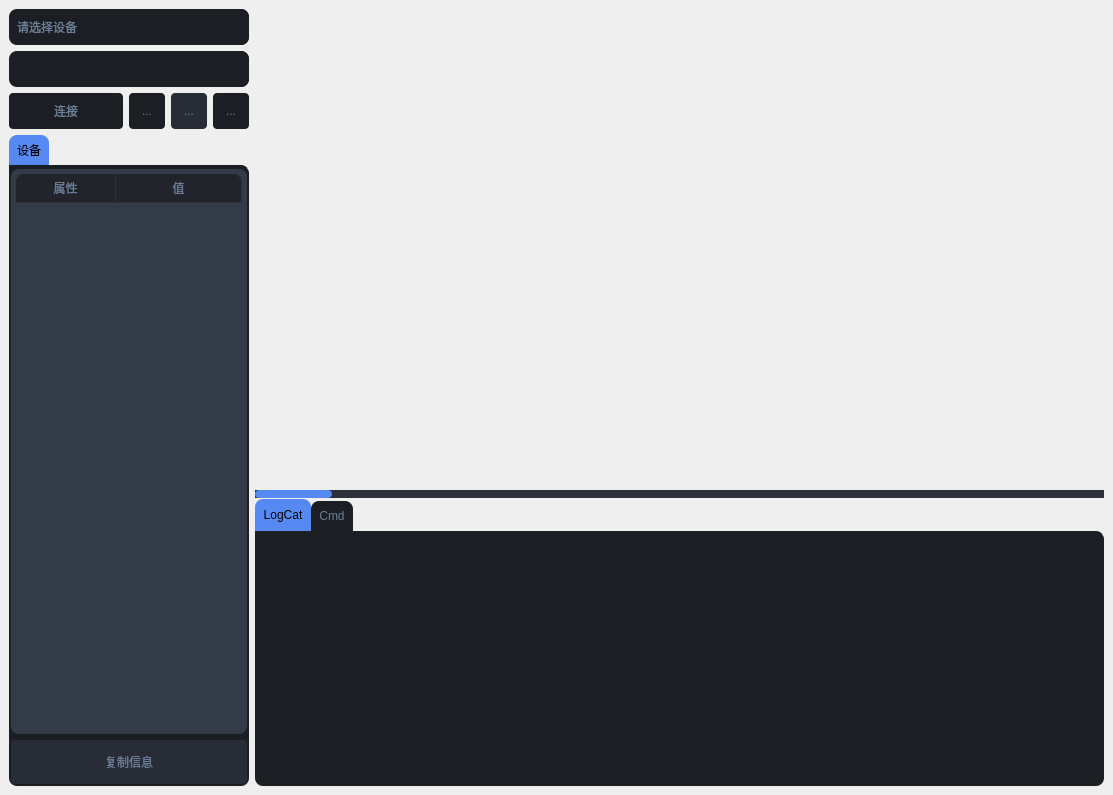
<?xml version="1.0" encoding="UTF-8"?>
<ui version="4.0">
 <class>Profiler</class>
 <widget class="QWidget" name="Profiler">
  <property name="geometry">
   <rect>
    <x>0</x>
    <y>0</y>
    <width>1113</width>
    <height>795</height>
   </rect>
  </property>
  <property name="windowTitle">
   <string>安卓性能</string>
  </property>
  <property name="windowIcon">
   <iconset resource="../../asset.qrc">
    <normaloff>:/icon_w/assets/svg_white/android.svg</normaloff>
    <normalon>:/icon_b/assets/svg_blue/android.svg</normalon>:/icon_w/assets/svg_white/android.svg</iconset>
  </property>
  <property name="toolTip">
   <string/>
  </property>
  <property name="styleSheet">
   <string notr="true">*{
    border-radius:8;
    color:#6c7c96;
}

#container {
background-color:#2c313c;
}

#left_menu_frame{
background-color:#1b1e23;
}

#title_bar_frame{
background-color:#343b48;
}

#status_bar_frame{
background-color:#343b48;
}

#content_frame{
background-color:#343b48;
}

#setting_frame {
background-color:#3c4454;
}

#left_column_frame {
background-color:#343b48;
}

/* 侧边菜单栏样式 */

#LeftMenu {
background-color: #005dfd;
}

#LeftMenu QPushButton {
background-color:#1b1e23;
height:40;
text-align:left;
padding-left:15;
padding-top:2;
padding-bottom:2;
color:#6b7884;
}

#LeftMenu QPushButton:hover{
background-color:#21252d;
}

#LeftMenu QPushButton:pressed{
background-color:#2c313c;
}

#LeftMenu QPushButton:checked{
background-color:#2c313c;
}

#LeftMenu QPushButton:focus{
border:none;
}


#LeftMenu #bottom{
border-top:1 solid #272c36;
border-radius: 0;
}

#LeftMenu #nav_menu {
border-top:1 solid #272c36;
border-radius: 0；
}

#LeftMenu #scrollArea,#scrollAreaWidgetContents_3{
background-color:#1b1e23;
border:none;
}

#LeftMenu #btn_toggle:checked{
background-color:#21252d;
}


/* 标题栏样式 */

#TitleBar #bg{
background-color:#343b48;
border-radius:8;
}

#TitleBar #logo {
border: 1px solid #3c4454;
padding-right:10px;
border-top:none;
border-bottom:none;
border-left:none;
margin-right:5px;
border-radius:0;
}

#TitleBar  #logo_title{
color:#77b3f1;
font-size:20px;
font-weight:bold;
}

#TitleBar  #lb_title{
font-size:14px;
color:#6c7c96;
}

#TitleBar  QToolButton{
background-color:#343b48;
border:none;
border-radius:4;
padding: 4;
}

#TitleBar QToolButton:hover,
#TitleBar QToolButton:checked{
background-color:#3c4454;
}


#TitleBar QToolButton:pressed{
background-color:#e2e9f7;
}

#TitleBar #tool{
border:1px solid #3c4454;
border-top:none;
border-bottom:none;
margin-right:5px;
border-radius:0;
}


#LeftColumn{
background-color:#343b48;
}

#LeftColumn #top{
background-color: #3c4454;
}

#leftColumn #icon{

}

#LeftColumn #title{
color:#6c7c96;
}

#LeftColumn QToolButton{
border:none;
padding:4;
background-color: #3c4454;
}

#LeftColumn #btn_close:hover{
background-color:#343b48;
}

#LeftColumn #btn_close:pressed{
background-color:#1b1e23;
}


/* 通用控件 */

QToolTip { 
color:#6b7884;
background-color: #1b1e23; 
border-left: 2px solid #4f9fee;
border-radius: 8px;
}

QGroupBox{
	border: 2px solid gray; 
    border-radius: 3px; 
    margin:10;
}

QGroupBox::title { 
    subcontrol-position: center top; /* position at the top left*/ 
	subcontrol-origin: border;
	margin-top:-20px;

}

/* Button */
QAbstractButton{
background-color:#1b1e23;
border:none;
border-radius:4;
padding: 4;
outline:none;
width:36;
height:36;
}

QAbstractButton:hover,
QAbstractButton:checked{
background-color:#21252d;
}


QAbstractButton:pressed{
background-color:#272c36;
}

QAbstractButton:disabled{
background-color: #272c36;
}

QAbstractButton:checked{
background-color:#568af2;
color:black;
}

QAbstractButton:focus{
border: 2px solid #568af2;
}

QAbstractButton[style~='success']:checked{
    background-color: #67c23a;
}
QAbstractButton[style~='warning']:checked{
    background-color: #e6a23c;
}
QAbstractButton[style~='danger']:checked{
    background-color: #f56c6c;
}
QAbstractButton[style~='info']:checked{
    background-color: #909399;
}


/* CheckBox */

QCheckBox::indicator{
    border:2px solid #6c7c96;
    border-radius: 2px;
    width:10px;
    height:10px;
    margin-left:8px;
}

QCheckBox::indicator:checked{
    border:2px solid black;
    image: url(:/icon/assets/svg/checkmark.svg);
}

QRadioButton::indicator{
    border:1px solid #6c7c96;
    background-color:#6c7c96;
    border-radius: 4px;
    width:10px;
    height:10px;
    margin-left:8px;
}

QRadioButton::indicator:checked{
    border:1px solid #fff;
    background-color:black;
}

/* TextEdit */
QPlainTextEdit,
QTextEdit,
QLineEdit{
    background-color: #1b1e23;
    padding:8px;
}

QPlainTextEdit:focus,
QTextEdit:focus,
QLineEdit:focus{
    border: 2px solid #568af2;
}

QPlainTextEdit:read-only,
QTextEdit:read-only,
QLineEdit:read-only{
    border:none;
}

/* ProgressBar */
QProgressBar{
    background-color: #1b1e23;
    text-align:center;
    font-weight: bold;
}

QProgressBar::chunk:horizontal{
    background-color: #4f9fee;
    border-radius: 8px;
    border-top-right-radius: 0;
    border-bottom-right-radius:0;
}
QProgressBar::chunk:vertical{
    background-color: #4f9fee;
    border-radius: 8px;
    border-top-left-radius: 0;
    border-top-right-radius:0;
}


/* ScrollBar */
QScrollBar:horizontal{
    background-color: #2c313c;
    border-radius: 0;
    border:none;
    max-height: 8px;
}

QScrollBar::handle:horizontal{
    background-color:#568af2;
    border-radius:4px;
    min-width: 25px;
}

QScrollBar::add-page:horizontal{
    background-color:none;
}
QScrollBar::sub-page:horizontal{
    background-color:none;
}

QScrollBar::add-line:horizontal{
    background-color:#272c36;
    border:none;
    width:0px;
    border-top-right-radius: 4px;
    border-bottom-right-radius: 4px;
    subcontrol-posistion:right;
    subcontrol-origin:margin;
}
QScrollBar::sub-line:horizontal{
    background-color:#272c36;
    border:none;
    width:0px;
    border-top-right-radius: 4px;
    border-bottom-right-radius: 4px;
    subcontrol-posistion:right;
    subcontrol-origin:margin;
}

/* Vertical */
QScrollBar:vertical{
    background-color: #2c313c;
    border-radius: 0;
    border:none;
    max-width: 8px;
}

QScrollBar::handle:vertical{
    background-color:#568af2;
    border-radius:4px;
    min-height: 25px;
}

QScrollBar::add-page:vertical{
    background-color:none;
}
QScrollBar::sub-page:vertical{
    background-color:none;
}

QScrollBar::add-line:vertical{
    background-color:#272c36;
    border:none;
    width:0px;
    border-top-right-radius: 4px;
    border-top-left-radius: 4px;
    subcontrol-posistion:right;
    subcontrol-origin:margin;
}
QScrollBar::sub-line:vertical{
    background-color:#272c36;
    border:none;
    width:0px;
    border-top-right-radius: 4px;
    border-top-left-radius: 4px;
    subcontrol-posistion:right;
    subcontrol-origin:margin;
}


/* Slider */

QSlider:horizontal{
    margin:8;
}

QSlider::groove:horizontal{
    background-color: #1b1e23;
    border-radius: 4px;
    margin:0px;
    height: 10px;
}
QSlider::groove:horizontal:hover{
    background-color: #21252d;
}

QSlider::handle:horizontal{
    border:none;
    height:16px;
    width:16px;
    margin: -3px;
    border-radius: 8px;
    background-color: #4f9fee;
}

QSlider:vertical{
    margin:8;
}

QSlider::groove:vertical{
    background-color: #1b1e23;
    border-radius: 4px;
    margin:0px;
    width: 10px;
}
QSlider::groove:vertical:hover{
    background-color: #21252d;
}

QSlider::handle:vertical{
    border:none;
    height:16px;
    width:16px;
    margin: -3px;
    border-radius: 8px;
    background-color: #4f9fee;
}


/* ComboBox */

QComboBox{
    background-color: #1b1e23;
    padding:8px;
    selection-background-color:transparent;
}

QComboBox::drop-down{
    border-top-right-radius: 8px;
    border-bottom-right-radius: 8px;
    subcontrol-origin:padding;
    subcontrol-position:center right;
    background-color:#1b1e23;
    width:10px;
    padding:10px;
}

QComboBox::drop-down:hover{
    background-color:black;
}

QComboBox::down-arrow{
    image:url(:/icon_w/assets/svg_white/circle-down.svg);
    width: 18px;
    height:18px;
}


/* TabWidget */
QTabWidget::pane { /* The tab widget frame */
    border-top: 2px solid #1b1e23;
    background-color:#1b1e23;
    border-radius: 8px;
    border-top-left-radius:0px;
}

QTabWidget::tab-bar {
    left: 0px; /* move to the right by 5px */
}

/* Style the tab using the tab sub-control. Note that
    it reads QTabBar _not_ QTabWidget */
QTabBar::tab {
    background: #1b1e23;
    border-bottom-color: #1b1e23; 
    border-top-left-radius: 8px;
    border-top-right-radius: 8px;
    min-width: 8ex;
    padding: 8px;
}

QTabBar::tab:selected, QTabBar::tab:hover {
    background: #568af2;
    color:black;
}

QTabBar::tab:!selected {
    margin-top: 2px; /* make non-selected tabs look smaller */
}

QTableWidget{
	background-color:#343b48;
	padding:5px;
gridline-color:#2c313c;
}

QTableWidget::item{
border-color:none;
padding-left:5px;
padding-right:5px;
gridline-color:rgb(44, 49, 60);
border-bottom: 1px solid #3c4454;
}

QTableWidget::item:selected{
	background-color: #568af2;
}

QTableWidget QLineEdit{
	padding:2px;
background-color:#568af2;
}

QHeaderView::section{
	background-color: rgb(33, 37, 43);
	max-width: 30px;
	border: 1px solid rgb(44, 49, 58);
	border-style: none;
    border-bottom: 1px solid rgb(44, 49, 60);
    border-right: 1px solid rgb(44, 49, 60);
}

QTableWidget::horizontalHeader {
	background-color: rgb(33, 37, 43);
}

QTableWidget::verticalHeader{
background-color: rgb(33, 37, 43);
}

QTableWidget QTableCornerButton::section {
    border: none;
	background-color: rgb(33, 37, 43);
	padding: 3px;
    border-top-left-radius: 8px;
}

QHeaderView::section:horizontal
{

	background-color: rgb(33, 37, 43);
	padding: 3px;
}

QHeaderView::section:horizontal:first
{

	background-color: rgb(33, 37, 43);
	padding: 3px;
border-top-left-radius: 8px;
}

QHeaderView::section:horizontal:last
{

	background-color: rgb(33, 37, 43);
	padding: 3px;
border-top-right-radius: 8px;
}

QHeaderView::section:vertical
{
    border: none;
	background-color: rgb(33, 37, 43);
	padding-left: 5px;
    padding-right: 5px;
    border-bottom: 1px solid #3c4454;
}

QHeaderView {
    background-color: #21252b;
}
</string>
  </property>
  <layout class="QVBoxLayout" name="verticalLayout">
   <property name="spacing">
    <number>0</number>
   </property>
   <property name="leftMargin">
    <number>0</number>
   </property>
   <property name="topMargin">
    <number>0</number>
   </property>
   <property name="rightMargin">
    <number>0</number>
   </property>
   <property name="bottomMargin">
    <number>0</number>
   </property>
   <item>
    <widget class="QFrame" name="frame">
     <property name="styleSheet">
      <string notr="true"/>
     </property>
     <property name="frameShape">
      <enum>QFrame::StyledPanel</enum>
     </property>
     <property name="frameShadow">
      <enum>QFrame::Raised</enum>
     </property>
     <layout class="QHBoxLayout" name="horizontalLayout">
      <property name="leftMargin">
       <number>9</number>
      </property>
      <property name="topMargin">
       <number>9</number>
      </property>
      <property name="rightMargin">
       <number>9</number>
      </property>
      <property name="bottomMargin">
       <number>9</number>
      </property>
      <item>
       <widget class="QFrame" name="left">
        <property name="maximumSize">
         <size>
          <width>240</width>
          <height>16777215</height>
         </size>
        </property>
        <property name="frameShape">
         <enum>QFrame::StyledPanel</enum>
        </property>
        <property name="frameShadow">
         <enum>QFrame::Raised</enum>
        </property>
        <layout class="QVBoxLayout" name="verticalLayout_2">
         <property name="spacing">
          <number>0</number>
         </property>
         <property name="leftMargin">
          <number>0</number>
         </property>
         <property name="topMargin">
          <number>0</number>
         </property>
         <property name="rightMargin">
          <number>0</number>
         </property>
         <property name="bottomMargin">
          <number>0</number>
         </property>
         <item>
          <widget class="QFrame" name="frame_2">
           <property name="frameShape">
            <enum>QFrame::StyledPanel</enum>
           </property>
           <property name="frameShadow">
            <enum>QFrame::Raised</enum>
           </property>
           <layout class="QVBoxLayout" name="verticalLayout_3">
            <property name="leftMargin">
             <number>0</number>
            </property>
            <property name="topMargin">
             <number>0</number>
            </property>
            <property name="rightMargin">
             <number>0</number>
            </property>
            <property name="bottomMargin">
             <number>0</number>
            </property>
            <item>
             <widget class="QComboBox" name="cbx_device">
              <property name="enabled">
               <bool>true</bool>
              </property>
              <property name="minimumSize">
               <size>
                <width>0</width>
                <height>36</height>
               </size>
              </property>
              <property name="placeholderText">
               <string>请选择设备</string>
              </property>
             </widget>
            </item>
            <item>
             <widget class="QComboBox" name="cbx_app">
              <property name="enabled">
               <bool>true</bool>
              </property>
              <property name="minimumSize">
               <size>
                <width>0</width>
                <height>36</height>
               </size>
              </property>
              <property name="editable">
               <bool>true</bool>
              </property>
              <property name="placeholderText">
               <string>选择APP</string>
              </property>
             </widget>
            </item>
            <item>
             <layout class="QHBoxLayout" name="horizontalLayout_2">
              <item>
               <widget class="QPushButton" name="btn_connect">
                <property name="maximumSize">
                 <size>
                  <width>16777215</width>
                  <height>36</height>
                 </size>
                </property>
                <property name="styleSheet">
                 <string notr="true">\</string>
                </property>
                <property name="text">
                 <string>连接</string>
                </property>
                <property name="icon">
                 <iconset resource="../../asset.qrc">
                  <normaloff>:/icon_w/assets/svg_white/power-cord.svg</normaloff>
                  <normalon>:/icon/assets/svg/power-cord.svg</normalon>:/icon_w/assets/svg_white/power-cord.svg</iconset>
                </property>
                <property name="checkable">
                 <bool>true</bool>
                </property>
               </widget>
              </item>
              <item>
               <widget class="QToolButton" name="btn_open">
                <property name="maximumSize">
                 <size>
                  <width>36</width>
                  <height>36</height>
                 </size>
                </property>
                <property name="toolTip">
                 <string>&lt;html&gt;&lt;head/&gt;&lt;body&gt;&lt;p&gt;读取记录&lt;/p&gt;&lt;p&gt;只有断开连接的情况下才可以读取记录&lt;/p&gt;&lt;/body&gt;&lt;/html&gt;</string>
                </property>
                <property name="text">
                 <string>...</string>
                </property>
                <property name="icon">
                 <iconset resource="../../asset.qrc">
                  <normaloff>:/icon_w/assets/svg_white/folder-open.svg</normaloff>
                  <normalon>:/icon_b/assets/svg_blue/folder-open.svg</normalon>:/icon_w/assets/svg_white/folder-open.svg</iconset>
                </property>
               </widget>
              </item>
              <item>
               <widget class="QToolButton" name="btn_save">
                <property name="enabled">
                 <bool>false</bool>
                </property>
                <property name="maximumSize">
                 <size>
                  <width>36</width>
                  <height>36</height>
                 </size>
                </property>
                <property name="toolTip">
                 <string>保存记录</string>
                </property>
                <property name="text">
                 <string>...</string>
                </property>
                <property name="icon">
                 <iconset resource="../../asset.qrc">
                  <normaloff>:/icon_w/assets/svg_white/save.svg</normaloff>
                  <normalon>:/icon_b/assets/svg_blue/save.svg</normalon>:/icon_w/assets/svg_white/save.svg</iconset>
                </property>
               </widget>
              </item>
              <item>
               <widget class="QToolButton" name="btn_record">
                <property name="maximumSize">
                 <size>
                  <width>36</width>
                  <height>36</height>
                 </size>
                </property>
                <property name="text">
                 <string>...</string>
                </property>
                <property name="icon">
                 <iconset resource="../../asset.qrc">
                  <normaloff>:/icon_w/assets/svg_white/play2.svg</normaloff>
                  <normalon>:/icon/assets/svg/pause.svg</normalon>:/icon_w/assets/svg_white/play2.svg</iconset>
                </property>
                <property name="iconSize">
                 <size>
                  <width>24</width>
                  <height>24</height>
                 </size>
                </property>
                <property name="checkable">
                 <bool>true</bool>
                </property>
                <property name="style" stdset="0">
                 <string>danger</string>
                </property>
               </widget>
              </item>
             </layout>
            </item>
            <item>
             <widget class="QTabWidget" name="tab_main">
              <property name="currentIndex">
               <number>0</number>
              </property>
              <widget class="QWidget" name="tab">
               <attribute name="icon">
                <iconset resource="../../asset.qrc">
                 <normaloff>:/icon_w/assets/svg_white/mobile2.svg</normaloff>
                 <normalon>:/icon_b/assets/svg_blue/mobile2.svg</normalon>:/icon_w/assets/svg_white/mobile2.svg</iconset>
               </attribute>
               <attribute name="title">
                <string>设备</string>
               </attribute>
               <layout class="QVBoxLayout" name="verticalLayout_7">
                <property name="leftMargin">
                 <number>2</number>
                </property>
                <property name="topMargin">
                 <number>2</number>
                </property>
                <property name="rightMargin">
                 <number>2</number>
                </property>
                <property name="bottomMargin">
                 <number>2</number>
                </property>
                <item>
                 <widget class="QTableWidget" name="tb_device_info">
                  <property name="enabled">
                   <bool>true</bool>
                  </property>
                  <property name="wordWrap">
                   <bool>false</bool>
                  </property>
                  <property name="cornerButtonEnabled">
                   <bool>true</bool>
                  </property>
                  <property name="columnCount">
                   <number>2</number>
                  </property>
                  <attribute name="horizontalHeaderCascadingSectionResizes">
                   <bool>false</bool>
                  </attribute>
                  <attribute name="horizontalHeaderShowSortIndicator" stdset="0">
                   <bool>false</bool>
                  </attribute>
                  <attribute name="horizontalHeaderStretchLastSection">
                   <bool>true</bool>
                  </attribute>
                  <attribute name="verticalHeaderVisible">
                   <bool>false</bool>
                  </attribute>
                  <column>
                   <property name="text">
                    <string>属性</string>
                   </property>
                  </column>
                  <column>
                   <property name="text">
                    <string>值</string>
                   </property>
                  </column>
                 </widget>
                </item>
                <item>
                 <widget class="QPushButton" name="btn_copy_info">
                  <property name="enabled">
                   <bool>false</bool>
                  </property>
                  <property name="text">
                   <string>复制信息</string>
                  </property>
                 </widget>
                </item>
               </layout>
              </widget>
             </widget>
            </item>
           </layout>
          </widget>
         </item>
        </layout>
       </widget>
      </item>
      <item>
       <widget class="QFrame" name="right">
        <property name="frameShape">
         <enum>QFrame::StyledPanel</enum>
        </property>
        <property name="frameShadow">
         <enum>QFrame::Raised</enum>
        </property>
        <layout class="QVBoxLayout" name="verticalLayout_4">
         <property name="leftMargin">
          <number>0</number>
         </property>
         <property name="topMargin">
          <number>0</number>
         </property>
         <property name="rightMargin">
          <number>0</number>
         </property>
         <property name="bottomMargin">
          <number>0</number>
         </property>
         <item>
          <widget class="QSplitter" name="splitter">
           <property name="sizePolicy">
            <sizepolicy hsizetype="Preferred" vsizetype="Preferred">
             <horstretch>0</horstretch>
             <verstretch>0</verstretch>
            </sizepolicy>
           </property>
           <property name="orientation">
            <enum>Qt::Vertical</enum>
           </property>
           <property name="handleWidth">
            <number>1</number>
           </property>
           <widget class="QFrame" name="frame_4">
            <property name="sizePolicy">
             <sizepolicy hsizetype="Preferred" vsizetype="Expanding">
              <horstretch>0</horstretch>
              <verstretch>0</verstretch>
             </sizepolicy>
            </property>
            <property name="styleSheet">
             <string notr="true"/>
            </property>
            <property name="frameShape">
             <enum>QFrame::StyledPanel</enum>
            </property>
            <property name="frameShadow">
             <enum>QFrame::Raised</enum>
            </property>
            <layout class="QVBoxLayout" name="verticalLayout_5">
             <property name="leftMargin">
              <number>0</number>
             </property>
             <property name="topMargin">
              <number>0</number>
             </property>
             <property name="rightMargin">
              <number>0</number>
             </property>
             <property name="bottomMargin">
              <number>0</number>
             </property>
             <item>
              <widget class="QScrollArea" name="monitor_scollarea">
               <property name="sizePolicy">
                <sizepolicy hsizetype="Expanding" vsizetype="Expanding">
                 <horstretch>0</horstretch>
                 <verstretch>100</verstretch>
                </sizepolicy>
               </property>
               <property name="layoutDirection">
                <enum>Qt::LeftToRight</enum>
               </property>
               <property name="styleSheet">
                <string notr="true"/>
               </property>
               <property name="widgetResizable">
                <bool>true</bool>
               </property>
               <property name="alignment">
                <set>Qt::AlignLeading|Qt::AlignLeft|Qt::AlignTop</set>
               </property>
               <widget class="QWidget" name="scrollAreaWidgetContents">
                <property name="geometry">
                 <rect>
                  <x>0</x>
                  <y>0</y>
                  <width>849</width>
                  <height>445</height>
                 </rect>
                </property>
                <property name="layoutDirection">
                 <enum>Qt::LeftToRight</enum>
                </property>
                <property name="styleSheet">
                 <string notr="true">#scrollAreaWidgetContents{
margin-right:5px;
}</string>
                </property>
                <layout class="QVBoxLayout" name="verticalLayout_6">
                 <property name="leftMargin">
                  <number>0</number>
                 </property>
                 <property name="topMargin">
                  <number>0</number>
                 </property>
                 <property name="rightMargin">
                  <number>0</number>
                 </property>
                 <property name="bottomMargin">
                  <number>0</number>
                 </property>
                </layout>
               </widget>
              </widget>
             </item>
             <item>
              <widget class="QScrollBar" name="horizontalScrollBar">
               <property name="orientation">
                <enum>Qt::Horizontal</enum>
               </property>
              </widget>
             </item>
            </layout>
           </widget>
           <widget class="QFrame" name="frame_3">
            <property name="enabled">
             <bool>true</bool>
            </property>
            <property name="sizePolicy">
             <sizepolicy hsizetype="Preferred" vsizetype="Minimum">
              <horstretch>0</horstretch>
              <verstretch>0</verstretch>
             </sizepolicy>
            </property>
            <property name="minimumSize">
             <size>
              <width>0</width>
              <height>0</height>
             </size>
            </property>
            <property name="maximumSize">
             <size>
              <width>16777215</width>
              <height>400</height>
             </size>
            </property>
            <property name="sizeIncrement">
             <size>
              <width>0</width>
              <height>0</height>
             </size>
            </property>
            <property name="baseSize">
             <size>
              <width>0</width>
              <height>0</height>
             </size>
            </property>
            <property name="frameShape">
             <enum>QFrame::StyledPanel</enum>
            </property>
            <property name="frameShadow">
             <enum>QFrame::Raised</enum>
            </property>
            <layout class="QGridLayout" name="gridLayout">
             <property name="leftMargin">
              <number>0</number>
             </property>
             <property name="topMargin">
              <number>0</number>
             </property>
             <property name="rightMargin">
              <number>0</number>
             </property>
             <property name="bottomMargin">
              <number>0</number>
             </property>
             <item row="0" column="0">
              <widget class="QTabWidget" name="tab_console">
               <property name="enabled">
                <bool>true</bool>
               </property>
               <property name="sizePolicy">
                <sizepolicy hsizetype="Expanding" vsizetype="Minimum">
                 <horstretch>0</horstretch>
                 <verstretch>0</verstretch>
                </sizepolicy>
               </property>
               <property name="maximumSize">
                <size>
                 <width>16777215</width>
                 <height>16777215</height>
                </size>
               </property>
               <property name="toolTip">
                <string/>
               </property>
               <property name="currentIndex">
                <number>0</number>
               </property>
               <property name="elideMode">
                <enum>Qt::ElideLeft</enum>
               </property>
               <widget class="QWidget" name="tab_3">
                <property name="sizePolicy">
                 <sizepolicy hsizetype="Expanding" vsizetype="Expanding">
                  <horstretch>0</horstretch>
                  <verstretch>0</verstretch>
                 </sizepolicy>
                </property>
                <attribute name="icon">
                 <iconset resource="../../asset.qrc">
                  <normaloff>:/icon_w/assets/svg_white/notification.svg</normaloff>
                  <normalon>:/icon_b/assets/svg_blue/notification.svg</normalon>:/icon_w/assets/svg_white/notification.svg</iconset>
                </attribute>
                <attribute name="title">
                 <string>LogCat</string>
                </attribute>
                <layout class="QVBoxLayout" name="verticalLayout_8">
                 <property name="leftMargin">
                  <number>4</number>
                 </property>
                 <property name="topMargin">
                  <number>4</number>
                 </property>
                 <property name="rightMargin">
                  <number>4</number>
                 </property>
                 <property name="bottomMargin">
                  <number>4</number>
                 </property>
                </layout>
               </widget>
               <widget class="QWidget" name="tab_4">
                <attribute name="icon">
                 <iconset resource="../../asset.qrc">
                  <normaloff>:/icon_w/assets/svg_white/terminal.svg</normaloff>
                  <normalon>:/icon_b/assets/svg_blue/terminal.svg</normalon>
                  <disabledoff>:/icon_w/assets/svg_white/terminal.svg</disabledoff>:/icon_w/assets/svg_white/terminal.svg</iconset>
                </attribute>
                <attribute name="title">
                 <string>Cmd</string>
                </attribute>
               </widget>
              </widget>
             </item>
            </layout>
           </widget>
          </widget>
         </item>
        </layout>
       </widget>
      </item>
     </layout>
    </widget>
   </item>
  </layout>
 </widget>
 <resources>
  <include location="../../asset.qrc"/>
 </resources>
 <connections/>
</ui>
